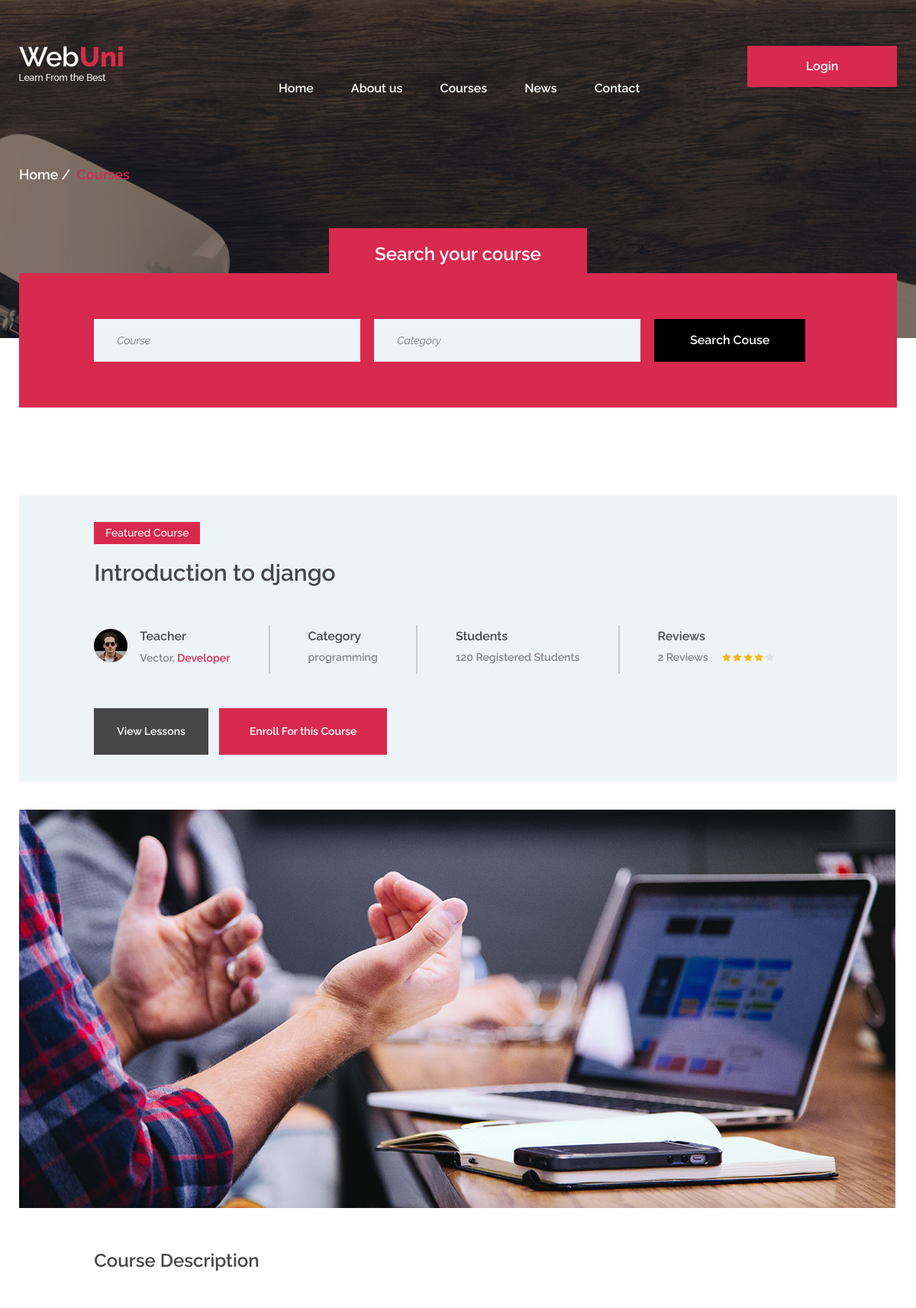
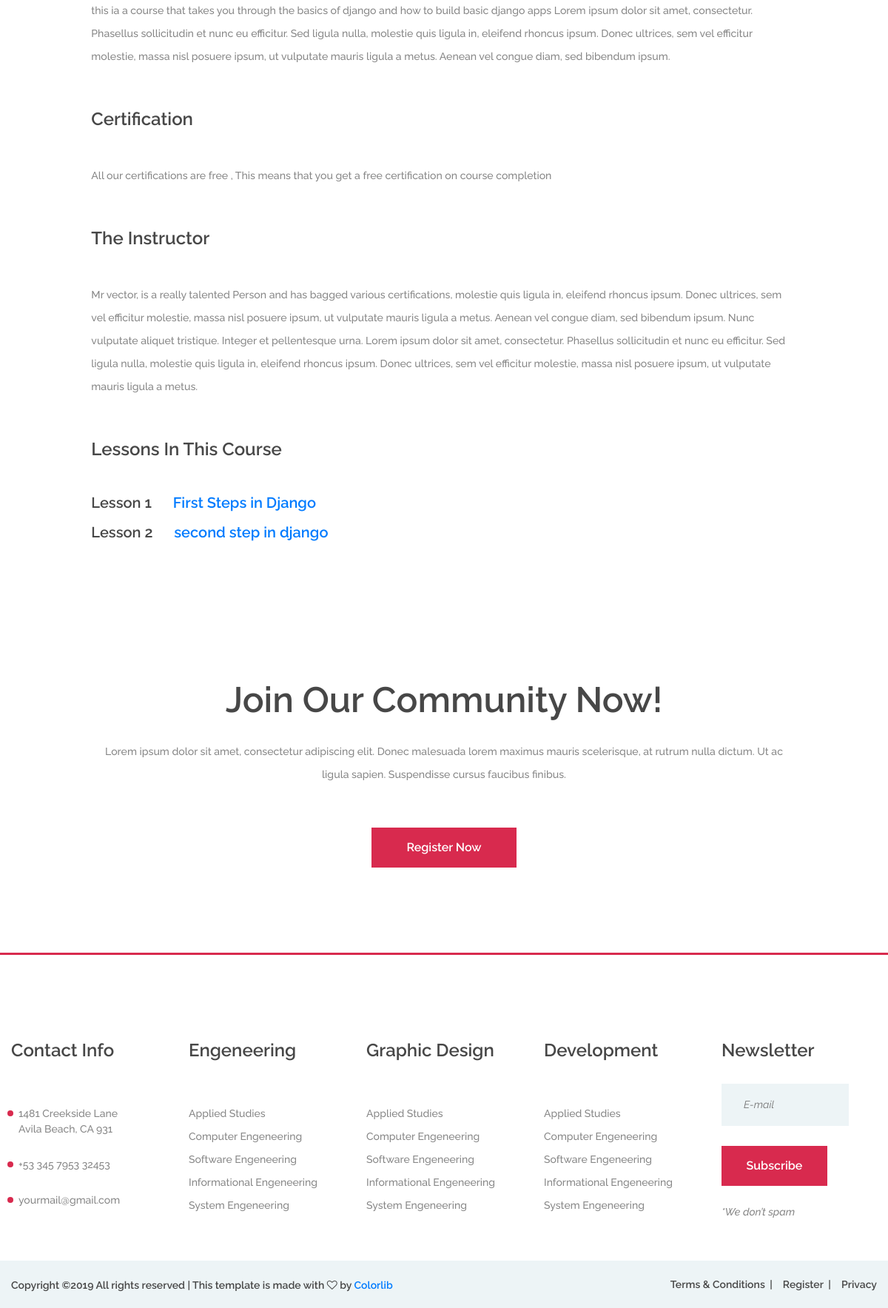
/courses/django-101/, run on the app's committed database (2 pictures, top to bottom).
### courses/models.py (models this page shows, shortened)
class Course(models.Model):
    creator = models.ForeignKey(User,on_delete = models.CASCADE)
    slug = models.SlugField()
    title = models.CharField(max_length=30)
    category = models.ForeignKey(Category,on_delete=models.CASCADE)
    description = models.TextField(max_length=400)
    created_time = models.DateTimeField(auto_now=True)
    duration = models.CharField(max_length=10,help_text = 'please use the following formats : 1 Week or 1 Month')
    starting_date = models.DateField(null=True)
    ending_date = models.DateField(null=True)
    allowed_memberships = models.ManyToManyField(Membership,related_name='membershipsallowed')
    @property
    def lessons(self):
        return self.lesson_set.all().order_by('position')

class Category(models.Model):
    category = models.CharField(max_length=150)
    def __str__(self):
        return '{}'.format(self.category)

class Lesson(models.Model):
    slug = models.SlugField()
    title = models.CharField(max_length=30)
    course = models.ForeignKey(Course,on_delete=models.SET_NULL,null=True)
    video_url = models.FileField(upload_to='videos/', null=True)
    thumbnail = models.ImageField()
    position = models.IntegerField()
    def get_absolute_url(self):
        return reverse("courses:lesson_detail", kwargs={"course_slug": self.course.slug,'lesson_slug':self.slug})

### courses/views.py (the view)
# urls.py: path('courses/<slug>/', CourseDetailView.as_view(), name='course_detail'),
class CourseDetailView(DetailView):
    context_object_name = 'course'
    template_name = 'courses/course_detail.html'
    model = Course

### courses/templates/courses/course_detail.html (shortened to what this page needs)
{% extends 'base.html' %}
{% load staticfiles %}
{% block content %}
<div class="page-info-section set-bg" data-setbg="{% static 'webuni/img/page-bg/2.jpg' %}">
  <div class="container">
    <div class="site-breadcrumb">
      <a href="#">Home</a>
      <span>Courses</span>
    </div>
  </div>
</div>
<section class="search-section ss-other-page">
  <div class="container">
    <div class="search-warp">
      <div class="section-title text-white">
        <h2><span>Search your course</span></h2>
      </div>
      <div class="row">
        <div class="col-lg-10 offset-lg-1">
          <form class="course-search-form">
            <input type="text" placeholder="Course">
            <input type="text" class="last-m" placeholder="Category">
            <button class="site-btn btn-dark">Search Couse</button>
          </form>
        </div>
      </div>
    </div>
  </div>
</section>
<section class="single-course spad pb-0">
  <div class="container">
    <div class="course-meta-area">
      <div class="row">
        <div class="col-lg-10 offset-lg-1">
          <div class="course-note">Featured Course</div>
          <h3>{{course.title|capfirst}}</h3>
          <div class="course-metas">
            <div class="course-meta">
              <div class="course-author">
                <div class="ca-pic set-bg" data-setbg="img/authors/2.jpg"></div>
                <h6>Teacher</h6>
                <p>{{course.creator|capfirst}}, <span>Developer</span></p>
              </div>
            </div>
            <div class="course-meta">
              <div class="cm-info">
                <h6>Category</h6>
                <p>{{course.category}}</p>
              </div>
            </div>
            <div class="course-meta">
              <div class="cm-info">
                <h6>Students</h6>
                <p>120 Registered Students</p>
              </div>
            </div>
            <div class="course-meta">
              <div class="cm-info">
                <h6>Reviews</h6>
                <p>2 Reviews <span class="rating">
                  <i class="fa fa-star"></i>
                  <i class="fa fa-star"></i>
                  <i class="fa fa-star"></i>
                  <i class="fa fa-star"></i>
                  <i class="fa fa-star is-fade"></i>
                </span></p>
              </div>
            </div>
          </div>
          <a href="#lessons" class="site-btn price-btn">View Lessons</a>
          <a href="#" class="site-btn buy-btn">Enroll For this Course</a>
        </div>
      </div>
    </div>
    <img src="img/courses/single.jpg" alt="" class="course-preview">
    <div class="row">
      <div class="col-lg-10 offset-lg-1 course-list">
        <div class="cl-item">
          <h4>Course Description</h4>
          <p>{{course.description}}</p>
        </div>
        <div class="cl-item">
          <h4>Certification</h4>
          <p>All our certifications are free , This means that you get a free certification on course completion</p>
        </div>
        <div class="cl-item">
          <h4>The Instructor</h4>
          <p>Mr {{course.creator}}, is a really talented Person and has bagged various certifications, molestie quis ligula in, eleifend rhoncus ipsum. Donec ultrices, sem vel efficitur molestie, massa nisl posuere ipsum, ut vulputate mauris ligula a metus. Aenean vel congue diam, sed bibendum ipsum. Nunc vulputate aliquet tristique. Integer et pellentesque urna. Lorem ipsum dolor sit amet, consectetur. Phasellus sollicitudin et nunc eu efficitur. Sed ligula nulla, molestie quis ligula in, eleifend rhoncus ipsum. Donec ultrices, sem vel efficitur molestie, massa nisl posuere ipsum, ut vulputate mauris ligula a metus. </p>
        </div>
        <div class="cl-item" id="lessons">
          <h4 >Lessons In This Course</h4>
          {% if course.lessons != None  %}
            {% for lesson in course.lessons %}
              <h5 class="pb-3">Lesson {{lesson.position}} <a href="{{ lesson.get_absolute_url }}"><span class="pl-4">{{lesson.title}}</span></a></h5>
            {% endfor %}
          {% endif %}
        </div>
      </div>
    </div>
  </div>
</section>
{% endblock %}

### static/webuni/css/style.css (style rules this page uses)
html, body { height: 100%; font-family: 'Raleway', sans-serif; -webkit-font-smoothing: antialiased; font-smoothing: antialiased; }
h1, h2, h3, h4, h5, h6 { margin: 0; font-weight: 600; color: #474747; }
h2 { font-size: 36px; }
h3 { font-size: 30px; }
h4 { font-size: 24px; }
h5 { font-size: 20px; }
h6 { font-size: 16px; }
p { font-size: 14.1px; color: #878787; line-height: 2.2; font-weight: 500; }
img { max-width: 100%; }
::placeholder { font-style: italic; }
.section-title { text-align: center; padding: 0 110px; margin-bottom: 110px; }
.section-title h2 { font-size: 48px; font-weight: 600; margin-bottom: 25px; }
.set-bg { background-repeat: no-repeat; background-size: cover; background-position: top center; }
.spad { padding-top: 115px; padding-bottom: 115px; }
.text-white h1, .text-white h2, .text-white h3, .text-white h4, .text-white h5, .text-white h6, .text-white p, .text-white span, .text-white li, .text-white a { color: #fff; }
.rating i { color: #fbb710; }
.rating .is-fade { color: #e0e3e4; }
.site-btn { display: inline-block; min-width: 196px; text-align: center; border: none; padding: 15px 10px; font-weight: 600; font-size: 16px; position: relative; color: #fff; cursor: pointer; background: #d82a4e; }
.site-btn.btn-dark { background: #000; }
.search-warp { background: #d82a4e; padding-top: 60px; padding-bottom: 50px; }
.search-warp .section-title { margin-bottom: 30px; }
.course-search-form { background: #fff; padding: 44px 38px; }
.course-search-form input[type=text], .course-search-form input[type=email] { height: 56px; width: 36.6%; padding: 0 30px; margin-right: 18px; float: left; border: none; font-size: 14px; background: #edf4f6; }
.course-search-form .site-btn { min-width: 198px; padding: 16px 10px; }
.search-section.ss-other-page { margin-top: -85px; }
.search-section.ss-other-page .search-warp { position: relative; padding: 60px 0; }
.search-section.ss-other-page .section-title { margin-bottom: 0; }
.search-section.ss-other-page .section-title h2 { position: absolute; width: 100%; left: 0; bottom: 100%; font-size: 24px; margin-bottom: 0; text-align: center; }
.search-section.ss-other-page .section-title h2 span { display: inline-block; background: #d82a4e; padding: 20px 60px 10px; }
.search-section.ss-other-page .course-search-form { background-color: transparent; padding: 0; }
.page-info-section { height: 443px; }
.site-breadcrumb { padding-top: 215px; }
.site-breadcrumb a, .site-breadcrumb span { display: inline-block; margin-right: 10px; padding-right: 10px; font-weight: 600; font-size: 18px; }
.site-breadcrumb a { color: #fff; position: relative; }
.site-breadcrumb a:after { position: absolute; content: "/"; right: -6px; top: 0; color: #fff; }
.site-breadcrumb span { color: #d82a4e; }
.course-meta-area { background: #edf4f6; padding: 35px 0; }
.course-meta-area .course-note { display: inline-block; background: #d82a4e; color: #fff; font-size: 14px; font-weight: 500; padding: 4px 15px; margin-bottom: 20px; }
.course-metas { padding-top: 50px; margin-bottom: 45px; display: table; }
.course-meta { display: table-cell; height: 100%; border-right: 2px solid #c5ced0; padding: 5px 50px; }
.course-meta:nth-child(1) { padding-left: 0; }
.course-meta:nth-child(4) { padding-right: 0; border-right: none; }
.course-meta p { margin-bottom: 0; }
.course-meta .course-author .ca-pic { width: 44px; height: 44px; border-radius: 50%; float: left; }
.course-meta .course-author h6 { padding-left: 60px; }
.course-meta .course-author p { padding-left: 60px; margin-bottom: 0; padding-top: 4px; font-weight: 600; }
.course-meta .course-author p span { color: #d82a4e; }
.course-meta .cm-info h6 { margin-bottom: 3px; }
.course-meta .cm-info p { font-weight: 600; }
.course-meta .rating { padding-left: 15px; font-size: 12px; }
.course-meta-area .site-btn { min-width: auto; font-size: 14px; }
.course-meta-area .price-btn { padding: 20px 30px; background: #474747; margin-right: 10px; }
.course-meta-area .buy-btn { padding: 20px 40px; }
.course-preview { padding-top: 37px; margin-bottom: 55px; }
.course-list .cl-item { margin-bottom: 55px; }
.course-list .cl-item h4 { margin-bottom: 46px; }
.course-list .cl-item p { margin-bottom: 0; }
@media (min-width: 1200px) { .container { max-width: 1180px; } }

### data on the page
Course: title "Introduction to django", creator "Vector", category "programming", description "this ia a course that takes you through the basics of django and how to build basic django apps Lorem ipsum dolor sit amet, consectetur. Phasellus sollicitudin et nunc eu efficitur. Sed ligula nulla, molestie quis ligula in, eleifend rhoncus ipsum. Donec ultrices, sem vel efficitur molestie, massa nisl posuere ipsum, ut vulputate mauris ligula a metus. Aenean vel congue diam, sed bibendum ipsum.", creator "vector"
Lesson: position "1", title "First Steps in Django"
Lesson: position "2", title "second step in django"
